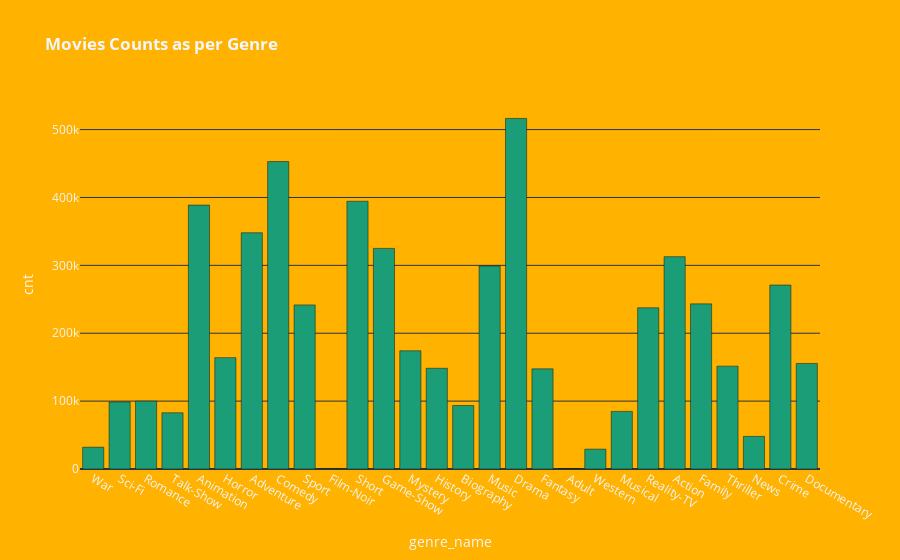

Here is the notebook cell this chart was saved with:
### Markdown cell above
<div style="background-color:#FFB200; padding:10px; color:black; font-size:50px; "> 
This code utilizes Plotly Express to create an interactive bar chart, showing movie counts per genre The chart is customized with a dark template, color scheme, and title for a visually appealing display.   
</div>

### Code cell
# Creating an interactive bar chart using Plotly Express to visualize movie counts per genre
fig = px.bar(df_genre,
             x='genre_name',
             y='cnt',
             template='plotly_dark',
             color_discrete_sequence=px.colors.qualitative.Dark2,
             title='<b>Movies Counts as per Genre')

# Modifying background colors
fig.update_layout(
    plot_bgcolor='#FFB200',  # Background color of the plot area
    paper_bgcolor='#FFB200'  # Background color of the entire plot
)

# Displaying the interactive chart
fig.show()

### Figure 1 — Plotly figure (JSON) as saved in the notebook; plotly's stock layout.template omitted (floating-point values rounded to 4 significant figures)
{"data": [{"alignmentgroup": "True", "hovertemplate": "genre_name=%{x}<br>cnt=%{y}<extra></extra>", "legendgroup": "", "marker": {"color": "rgb(27,158,119)", "pattern": {"shape": ""}}, "name": "", "offsetgroup": "", "orientation": "v", "showlegend": false, "textposition": "auto", "type": "bar", "x": ["War", "Sci-Fi", "Romance", "Talk-Show", "Animation", "Horror", "Adventure", "Comedy", "Sport", "Film-Noir", "Short", "Game-Show", "Mystery", "History", "Biography", "Music", "Drama", "Fantasy", "Adult", "Western", "Musical", "Reality-TV", "Action", "Family", "Thriller", "News", "Crime", "Documentary"], "xaxis": "x", "y": [32128, 98745, 99986, 82860, 388765, 164013, 348034, 452896, 241713, 771, 394411, 324968, 174146, 148421, 93549, 299065, 516399, 147531, 50, 29232, 84862, 237513, 312766, 243254, 151520, 48059, 271023, 155475], "yaxis": "y"}], "layout": {"autosize": true, "barmode": "relative", "legend": {"tracegroupgap": 0}, "paper_bgcolor": "#FFB200", "plot_bgcolor": "#FFB200", "title": {"text": "<b>Movies Counts as per Genre"}, "xaxis": {"anchor": "y", "autorange": true, "domain": [0, 1], "range": [-0.5, 27.5], "title": {"text": "genre_name"}, "type": "category"}, "yaxis": {"anchor": "x", "autorange": true, "domain": [0, 1], "range": [0, 543600.0], "title": {"text": "cnt"}, "type": "linear"}}}
